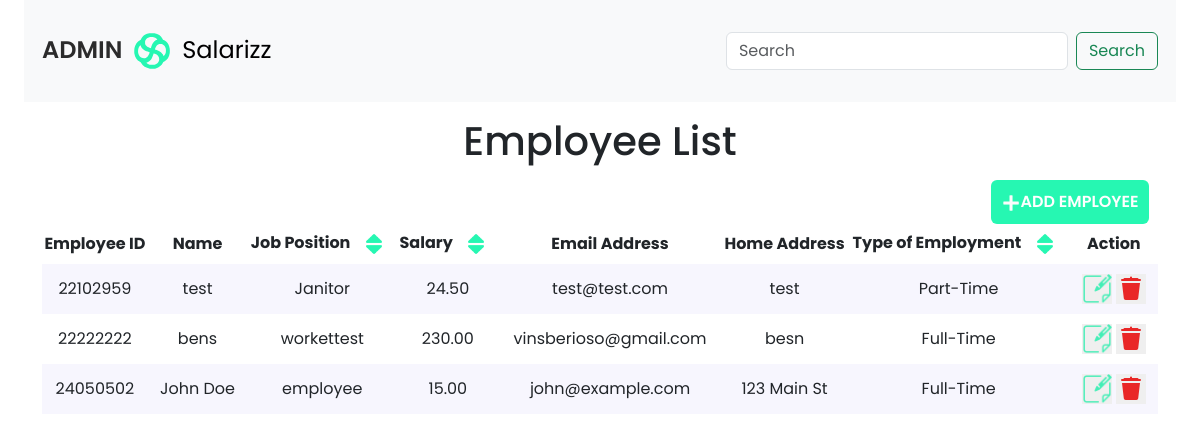
/FinalAdmin1.php (signed in), run on the app's committed database.
### tables this page shows
CREATE TABLE `employee` (
  `Employee_ID` int(11) NOT NULL,
  `Name` varchar(255) DEFAULT NULL,
  `Address` varchar(255) DEFAULT NULL,
  `Email` varchar(255) DEFAULT NULL,
  `password` varchar(255) NOT NULL,
  `Job_Title` varchar(255) DEFAULT NULL,
  `Rate` decimal(10,2) NOT NULL,
  `Employment_type` enum('Full-Time','Part-Time') NOT NULL,
  `SP_pos` enum('NULL','admin') NOT NULL
);

### FinalAdmin1.php (the view, shortened to what this page needs)
<?php
require 'salarizz PHP/connect.php';
$sql = "SELECT * FROM employee WHERE SP_pos <> 'admin'";
$result = $conn->query($sql);
$employeeList = array();
if ($result->rowCount() > 0) {
    while ($row = $result->fetch(PDO::FETCH_ASSOC)) {
        $employeeList[] = $row;
    }
}
?>
<!DOCTYPE html>
<html lang="en">
<head>
    <link href="https://cdn.jsdelivr.net/npm/bootstrap@5.3.3/dist/css/bootstrap.min.css" rel="stylesheet">
</head>
<body>
    <div class="container-fluid">
        <div class="container-fluid">
            <nav class="navbar navbar-expand-lg navbar-light bg-light">
                <div style="display: flex; justify-content: space-evenly;" class="container">
                    <a style="text-align: center;" class="navbar-brand" href="AdminLegit.html"><span style="color: #2b2b2b;font-weight: 600;">ADMIN</span><img style="height: 60px;" src="img/logo.svg">Salarizz</a>
                    <div class="collapse navbar-collapse" id="navbarSupportedContent">
                        <form class="d-flex">
                            <input class="form-control me-2" type="search" placeholder="Search" aria-label="Search">
                            <button class="btn btn-outline-success" type="submit">Search</button>
                        </form>
                    </div>
                </div>
            </nav>
        </div>
    <div class="container">
        <div style="text-align: center;margin: 15px;">
            <h1>Employee List</h1>
        </div>
        <div>
            <table>
                    <button style="margin-left: 85%; padding: 10px; background-color: #26F7B2; border: 0; font-weight: 600;" type="button" class="btn btn-primary" data-bs-toggle="modal" data-bs-target="#exampleModalCenter">
    <img style="height: 20px;" src="img/add icon.png"><span>ADD EMPLOYEE</span>
</button>
</div>
                <tr>
                    <th>Employee ID</th>
                    <th>Name </th>
                    <th>Job Position <span><img  class="Sort"></span></th>
                    <th>Salary <span><img class="Sort"></span></th>
                    <th>Email Address</th>
                    <th>Home Address</th>
                    <th>Type of Employment <span><img class="Sort"></span></th>
                    <th>Action</th>
                </tr>
                <?php foreach ($employeeList as $employee): ?>
    <tr>
        <td><?php echo $employee['Employee_ID']; ?></td>
        <td><?php echo $employee['Name']; ?></td>
        <td><?php echo $employee['Job_Title']; ?></td>
        <td><?php echo $employee['Rate']; ?></td>
        <td><?php echo $employee['Email']; ?></td>
        <td><?php echo $employee['Address']; ?></td>
        <td><?php echo $employee['Employment_type']; ?></td>
        <td>
            <button class="edit-button" data-employee-id="<?php echo $employee['Employee_ID']; ?>" data-bs-toggle="modal" data-bs-target="#edit-button" ><img class="edit-button" src="img/edit.png" alt=""></button>
            <button class="delete-button" data-employee-id="<?php echo $employee['Employee_ID']; ?>" data-bs-toggle="modal" data-bs-target="#modalDelete"><img class="delete-button" src="img/delete.png"> </button>
        </td>
    </tr>
    <?php endforeach; ?>
            <div id="pagination">
                <div style="text-align: center;padding: 10px;">
                </div>
            </div>
        </div>
        </div>
</body>
</html>

### FinalAdmin1.php (style rules this page uses)
* { margin: 0; padding: 0; box-sizing: border-box; font-family: 'Poppins', sans-serif; transition: smooth; transition-delay: 1s; }
.navbar { padding: 1rem 0; }
.navbar-brand { font-size: 1.5rem; }
table, th, td { border-collapse: collapse; }
table { width: 100%; height: auto; padding: 10px; }
tr,td { text-align: center; padding: 10px; }
.Sort { width: 40px; height: 40px; padding: 5px; }
tr:nth-child(even) { background-color: #F7F6FE; width: 100%; }
.edit-button, .delete-button { border: 0; height: 30px; }

### data on the page
employee: Employee_ID "22102959", Name "test", Job_Title "Janitor", Rate "24.50", Email "test@test.com", Address "test", Employment_type "Part-Time"
employee: Employee_ID "22222222", Name "bens", Job_Title "workettest", Rate "230.00", Email "vinsberioso@gmail.com", Address "besn", Employment_type "Full-Time"
employee: Employee_ID "24050502", Name "John Doe", Job_Title "employee", Rate "15.00", Email "john@example.com", Address "123 Main St", Employment_type "Full-Time"
